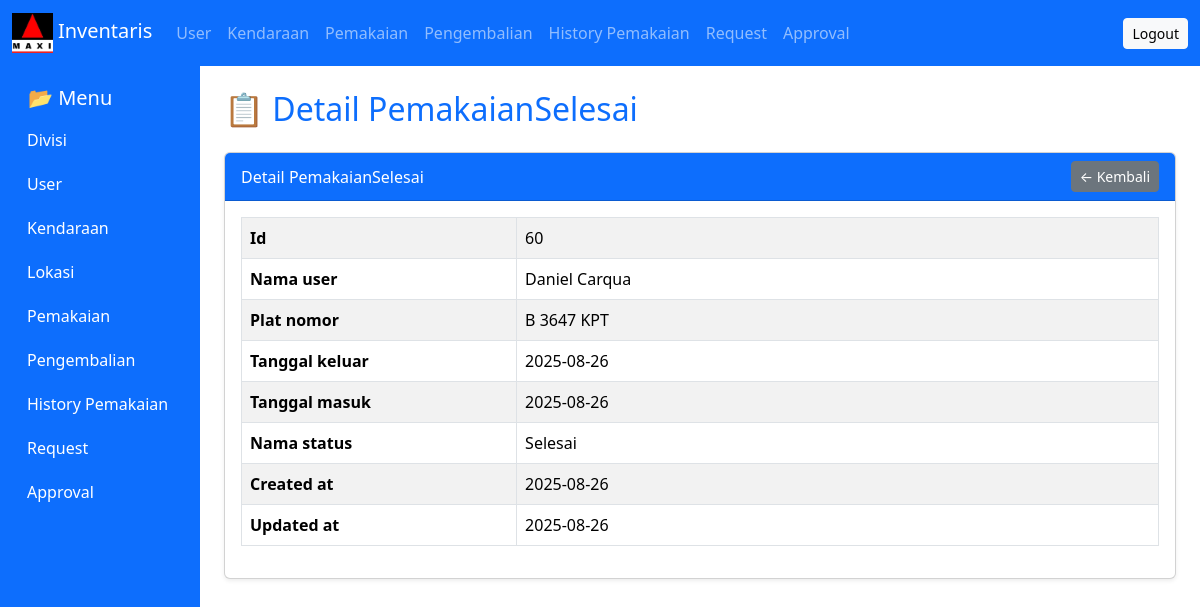
The app's page /views/admin/detail.php?type=pemakaianSelesai&id=60 (signed in) with its own data.
### tables this page shows
CREATE TABLE `pemakaian` (
  `id` int(11) NOT NULL,
  `id_user` int(11) NOT NULL,
  `id_inventaris` int(11) NOT NULL,
  `tanggal_keluar` date NOT NULL,
  `tanggal_masuk` date NOT NULL,
  `id_status` int(11) NOT NULL,
  `created_at` date NOT NULL,
  `updated_at` date NOT NULL,
  `created_by` int(11) NOT NULL,
  `updated_by` int(11) NOT NULL
);

CREATE TABLE `user` (
  `id` int(11) NOT NULL,
  `nama` varchar(255) NOT NULL,
  `username` varchar(255) NOT NULL,
  `password` varchar(255) NOT NULL,
  `id_divisi` int(11) NOT NULL,
  `id_roles` int(11) NOT NULL,
  `created_at` date NOT NULL,
  `updated_at` date NOT NULL,
  `created_by` int(11) NOT NULL,
  `updated_by` int(11) NOT NULL
);

CREATE TABLE `kendaraan` (
  `id` int(11) NOT NULL,
  `plat_nomor` varchar(20) NOT NULL,
  `nomor_stnk` varchar(100) NOT NULL,
  `bahan_bakar` varchar(55) NOT NULL,
  `warna` varchar(55) NOT NULL,
  `jenis_kendaraan` varchar(100) NOT NULL,
  `merek` varchar(100) NOT NULL,
  `kilometer` int(11) NOT NULL,
  `gambar` varchar(255) NOT NULL,
  `id_lokasi` int(11) NOT NULL,
  `id_status` int(11) NOT NULL,
  `created_at` date NOT NULL,
  `updated_at` date NOT NULL,
  `created_by` int(11) NOT NULL,
  `updated_by` int(11) NOT NULL
);

CREATE TABLE `status` (
  `id` int(11) NOT NULL,
  `nama_status` varchar(255) NOT NULL,
  `created_at` date NOT NULL,
  `updated_at` date NOT NULL,
  `created_by` int(11) NOT NULL,
  `updated_by` int(11) NOT NULL
);

### functions/functions.php (called while the page is built, shortened)
<?php
$host = "localhost";
$username = "root";
$password = "";
$database = "inventaris";
$conn = mysqli_connect($host,$username,$password,$database);
function getDetailData($type, $id) {
    global $conn;
    $id = (int)$id;
    $sql = "";
    if ($type == 'user') {
        $sql = "SELECT u.id, u.nama, u.username, d.nama_divisi, r.nama_roles, u.created_at, u.updated_at
                FROM `user` u
                INNER JOIN divisi d ON u.id_divisi = d.id
                INNER JOIN roles r ON u.id_roles = r.id
                WHERE u.id = $id";
    } elseif ($type == 'pemakaianSelesai') {
        $sql = "SELECT p.id, u.nama AS nama_user, k.plat_nomor, p.tanggal_keluar, p.tanggal_masuk,
                       s.nama_status, p.created_at, p.updated_at
                FROM pemakaian p
                INNER JOIN `user` u ON p.id_user = u.id
                INNER JOIN kendaraan k ON p.id_inventaris = k.id
                INNER JOIN status s ON p.id_status = s.id
                WHERE p.id = $id";
    } elseif ($type == 'divisi') {
        $sql = "SELECT id, nama_divisi FROM divisi WHERE id = $id";
    } elseif ($type == 'roles') {
        $sql = "SELECT id, nama_roles FROM roles WHERE id = $id";
    } elseif ($type == 'status') {
        $sql = "SELECT id, nama_status FROM status WHERE id = $id";
    } elseif ($type == 'lokasi') {
        $sql = "SELECT id, nama_lokasi, alamat FROM lokasi WHERE id = $id";
    } else {
        return null;
    }
    $result = mysqli_query($conn, $sql);
    return mysqli_fetch_assoc($result);
}
?>

### views/admin/detail.php (the view, shortened to what this page needs)
<?php
require "../../functions/functions.php";
$type = isset($_GET['type']) ? $_GET['type'] : '';
$id   = isset($_GET['id']) ? (int)$_GET['id'] : 0;
$data = getDetailData($type, $id);
?>
<!DOCTYPE html>
<html lang="id">
<head>
    <link href="https://cdn.jsdelivr.net/npm/bootstrap@5.3.2/dist/css/bootstrap.min.css" rel="stylesheet">
    <link href="../../assets/css/dashboard.css" rel="stylesheet">
</head>
<body class="d-flex flex-column min-vh-100">
<?php include "navbar.php"; ?>
<?php include "sidebar.php"; ?>
<div class="col-md-10 p-4">
    <h2 class="mb-4 text-primary">📋 Detail <?= ucfirst($type) ?></h2>
    <div class="card shadow-sm mb-4">
        <div class="card-header d-flex justify-content-between align-items-center">
            <span>Detail <?= ucfirst($type) ?></span>
            <a href="view_Data.php?type=<?= $type ?>" class="btn btn-secondary btn-sm">← Kembali</a>
        </div>
        <div class="card-body">
            <div class="table-responsive">
                <table class="table table-bordered table-striped">
                    <?php foreach ($data as $key => $value): ?>
                        <tr>
                            <th style="width:30%;"><?= ucfirst(str_replace("_", " ", $key)) ?></th>
                            <td><?= htmlspecialchars($value, ENT_QUOTES, 'UTF-8') ?></td>
                        </tr>
                    <?php endforeach; ?>
                </table>
            </div>
        </div>
    </div>
</div>
</body>
</html>

### assets/css/dashboard.css (style rules this page uses)
.card-header { background-color: #0d6efd; color: white; }

### records on screen
pemakaian: id "60", id_user.nama "Daniel Carqua", id_inventaris.plat_nomor "B 3647 KPT", tanggal_keluar "2025-08-26", tanggal_masuk "2025-08-26", id_status.nama_status "Selesai", created_at "2025-08-26", updated_at "2025-08-26"

### other values on screen
$type "PemakaianSelesai"
str_replace("_", " ", $key) "Id"
str_replace("_", " ", $key) "Nama user"
str_replace("_", " ", $key) "Plat nomor"
str_replace("_", " ", $key) "Tanggal keluar"
str_replace("_", " ", $key) "Tanggal masuk"
str_replace("_", " ", $key) "Nama status"
str_replace("_", " ", $key) "Created at"
str_replace("_", " ", $key) "Updated at"
